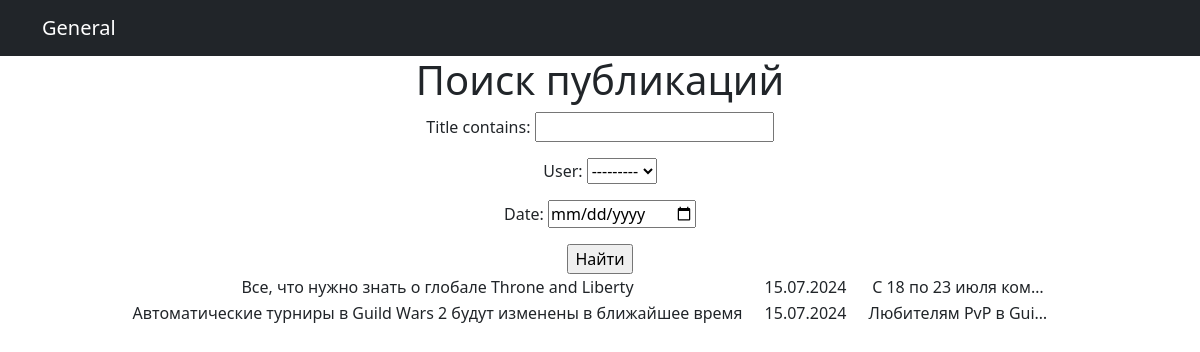
/posts/search/, run on the app's committed database.
### app/models.py (models this page shows, shortened)
class Post(models.Model):
    user = models.ForeignKey(User, on_delete=models.CASCADE)
    add_date = models.DateTimeField(auto_now_add=True)
    category = models.ManyToManyField(Category, through='PostCategory', related_name='categories')
    title = models.CharField(max_length = 50)
    text = models.TextField()

### app/views.py (the view)
# urls.py: path('search/', PostSearch.as_view(), name='search'),
class PostSearch(ListView):
    model = Post
    template_name = 'search.html'
    context_object_name = 'posts'
    def get_queryset(self):
        queryset = super().get_queryset()
        self.filterset = PostFilter(self.request.GET, queryset)
        return self.filterset.qs
    def get_context_data(self, **kwargs):
        context = super().get_context_data(**kwargs)
        context['filterset'] = self.filterset
        return context

### templates/search.html
{% extends 'flatpages/default.html'%}
{% block content %}
<h1>Поиск публикаций</h1>
<form action="" method="get">
   {{ filterset.form.as_p }}
   <input type="submit" value="Найти"/>
</form>
{% if posts %}
    <table align="center">
        {% for news in posts %}
        <tr >
            <td>{{ news.title }} &emsp;</td>
            <td>{{ news.add_date | date:"d.m.Y"}} &emsp;</td>
            <td>{{ news.text | truncatechars:20 }} &emsp;</td>
        </tr>
        {% endfor %}
    </table>
{% else %}
    <h2>Новостей нет!</h2>
{% endif %}
{% endblock content %}

### data on the page
Post: title "Все, что нужно знать о глобале Throne and Liberty", add_date "15.07.2024", text "С 18 по 23 июля ком…"
Post: title "Автоматические турниры в Guild Wars 2 будут изменены в ближайшее время", add_date "15.07.2024", text "Любителям PvP в Gui…"
